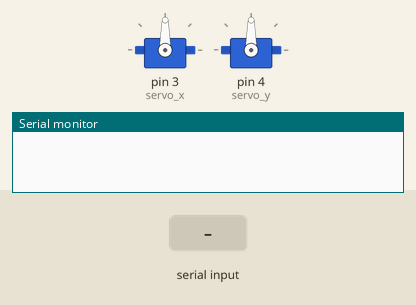
This sketch was run on a simulated Arduino Uno, built with avr-gcc and run on an emulated ATmega328P. On the bench: 2 × servo, the last lines printed to the serial monitor. The test bench sets the inputs (shaded band).

Above: at 1.2 s.
1.3 s: "90,45\n" received over Serial
At 1.8 s:
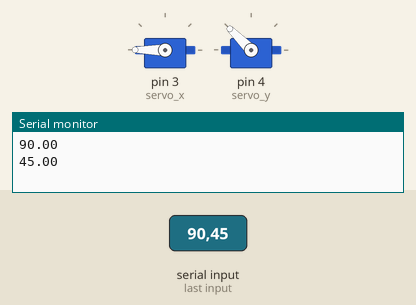
2.8 s: "30,150\n" received over Serial
At 4.0 s:
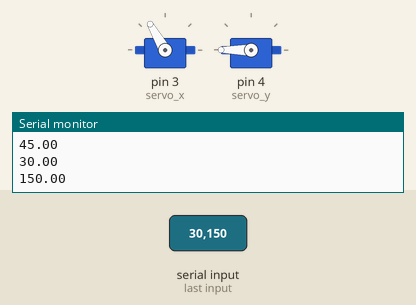
4.3 s: "90\n" received over Serial
At 5.1 s:
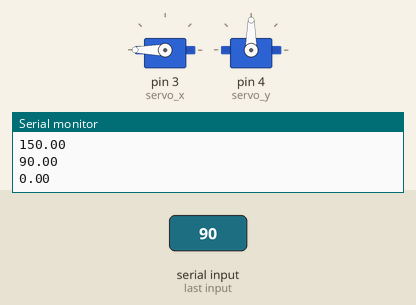
5.8 s: "1,90\n" received over Serial
At 6.3 s:
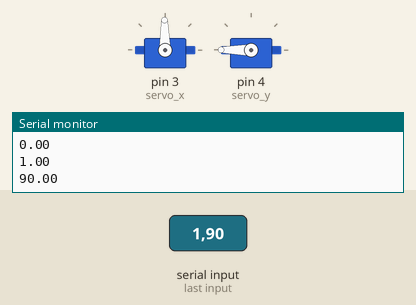
7.3 s: ",\n" received over Serial
At 8.5 s:
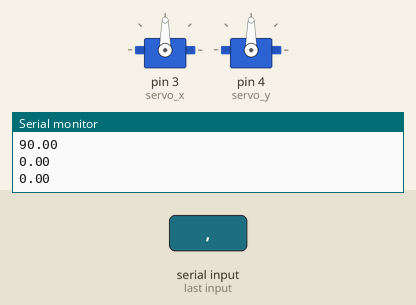
8.8 s: "200\n" received over Serial
At 9.8 s:
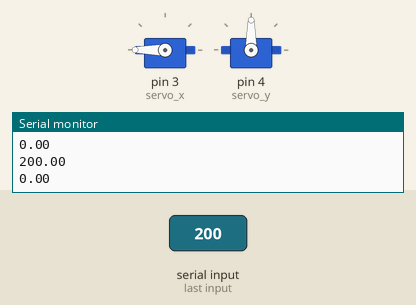
Timing chart, 0 to 11.3 s (numbered marks = the images above; inputs shaded):
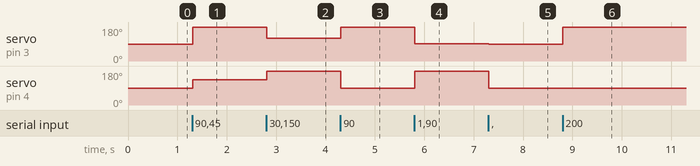

Measured:
- after the input at 1.3 s, servo on pin 3 (servo_x): 90° → 180° at once; servo on pin 4 (servo_y): 90° → 135° at once
- after the input at 2.8 s, servo on pin 3 (servo_x): 180° → 120° at once; servo on pin 4 (servo_y): 135° → 180° at once
- after the input at 4.3 s, servo on pin 3 (servo_x): 120° → 180° at once; servo on pin 4 (servo_y): 180° → 90° at once
- after the input at 5.8 s, servo on pin 3 (servo_x): 180° → 91° at once; servo on pin 4 (servo_y): 90° → 180° at once
- after the input at 7.3 s, servo on pin 3 (servo_x): 91° → 90° at once; servo on pin 4 (servo_y): 180° → 90° at once
- after the input at 8.8 s, servo on pin 3 (servo_x): 90° → 180° at once

The sketch:

servos_arduino.ino
```cpp
#include <stdlib.h>
#include <Servo.h>

bool stringComplete = false;  // whether the string is complete
int j = 0;
int k = 0;
bool is_comma = false;

char x_char[20];
char y_char[20];

float position_x = 0.0;
float position_y = 0.0;

Servo servo_x;
Servo servo_y;

void setup() {
  // initialize serial:
  Serial.begin(9600);
  for(int i=0;i<20;i++)
  {
    x_char[i] = 0;
    y_char[i] = 0;
  }
  servo_x.attach(3);
  servo_y.attach(4);

  servo_x.write(90);
  servo_y.write(90);
}

void loop() {
  // print the string when a newline arrives:
  if (stringComplete)
  {
    position_x = atoi(x_char);
    position_y = atoi(y_char);
    Serial.println(position_x);
    Serial.println(position_y);
    // clear the string:
   for(int i=0;i<20;i++)
   {
    x_char[i] = 0;
    y_char[i] = 0;
   }
   j = 0;
   k = 0;
   is_comma = false;
   stringComplete = false;
 }
  servo_x.write(90+position_x);
  servo_y.write(90+position_y);
}

/*
  SerialEvent occurs whenever a new data comes in the hardware serial RX. This
  routine is run between each time loop() runs, so using delay inside loop can
  delay response. Multiple bytes of data may be available.
*/
void serialEvent() {
  while (Serial.available()) {
    // get the new byte:
    char inChar = (char)Serial.read();
    // add it to the inputString:
    if(inChar == ',')
      is_comma = true;
    if(!is_comma)
      x_char[j++] = inChar;
    else
       y_char[k++] = inChar;
    // if the incoming character is a newline, set a flag so the main loop can
    // do something about it:
    if (inChar == '\n') {
      y_char[0] = ' ';
      x_char[j] = '\n';
      y_char[k] = '\n';
      stringComplete = true;
    }
  }
}
```
